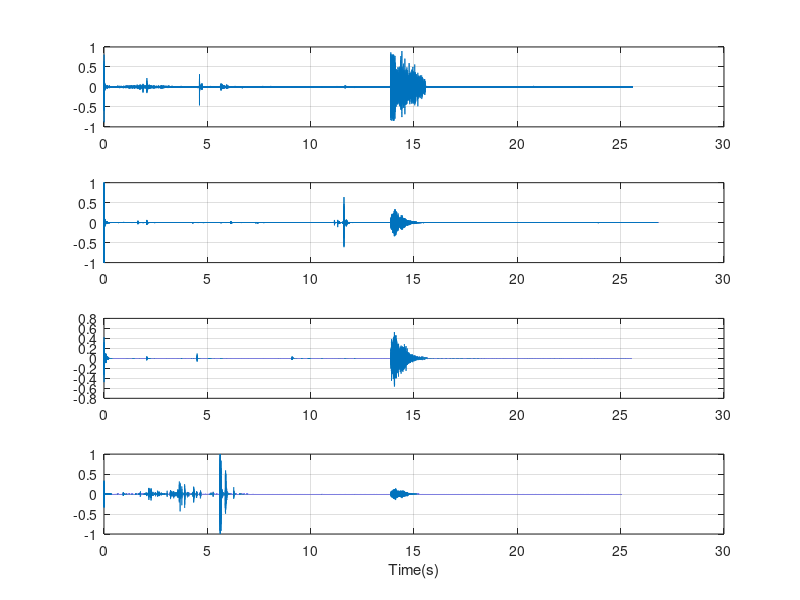

Here is the MATLAB script that generated this plot:
% recorder3 = audiorecorder(44100,16,1,1);
% 
% disp('Start Speaking.')
% recordblocking(recorder3, 30);
% disp('end recording');

% %play(recObj);
% 
% mic3 = getaudiodata(recorder3);

%load mic_3_test_1.mat
% load mic_3_test_2.mat
% load Mic2Test2.mat
% load Mic1Test2_1Khz.mat
% figure
% subplot(3,1,1)
% plot(mic1)
% subplot(3,1,2)
% plot(microphone2)
% subplot(3,1,3)
% plot(mic3)

%info = audiodevinfo; 

% mic_1 = mic1';
% new_mic1 = [zeros(1,87760),mic_1];
% figure
% subplot(3,1,1)
% plot(new_mic1'),grid
% subplot(3,1,2)
% plot(microphone2),grid
% mic_3 = mic3';
% new_mic3 = [zeros(1,80200),mic_3];
% subplot(3,1,3)
% plot(new_mic3),grid

%164340 - 164440
%252100 - 252200
%171900 - 172000
fs = 44100;
tsample = 1/fs;
load Mic1Test4.mat
load Mic2Test4.mat
load Mic3_test4.mat
load Mic4Test4.mat
% n = numel(mic1);
% n2 = length(mic1);
% m =(n-1)*tsample;
% t = 0 : tsample : (m);
% figure
% subplot(4,1,1)
% plot(t,mic4)
% subplot(4,1,2)
% plot(t,mic1)
% subplot(4,1,3)
% plot(t,microphone2)
% subplot(4,1,4)
% plot(t,mic3)
 
mic_4 = mic4';
mic_1 = mic1';
mic_2 = microphone2';

new_mic4 = [zeros(1,22300) , mic_4];
new_mic1 = [zeros(1,75900) , mic_1];
new_mic2 = [zeros(1,19700) , mic_2];

% figure
% subplot(4,1,1)
% plot(new_mic4')
% subplot(4,1,2)
% plot(new_mic1')
% subplot(4,1,3)
% plot(new_mic2')
% subplot(4,1,4)
% plot(mic3)
 
new_mic3 = mic3';
 
aligned_mic1 = new_mic1(217500:end);
aligned_mic2 = [new_mic2(217500:end),zeros(1,56200)];
aligned_mic3 = [new_mic3(217500:end),zeros(1,75900)];
aligned_mic4 = [new_mic4(217500:end),zeros(1,53600)];
 
n2 = numel(aligned_mic1);
m = (n2-1)*tsample;
t2 = 0:tsample:m;

figure
subplot(4,1,1)
plot(t2,aligned_mic4'),grid
subplot(4,1,2)
plot(t2,aligned_mic1'),grid
subplot(4,1,3)
plot(t2,aligned_mic2'),grid
subplot(4,1,4)
plot(t2,aligned_mic3'),grid,xlabel("Time(s)")

